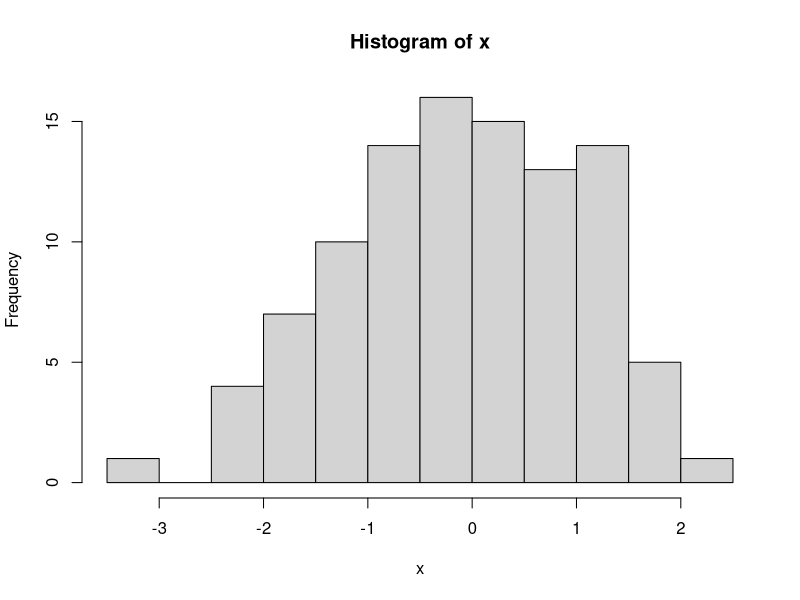
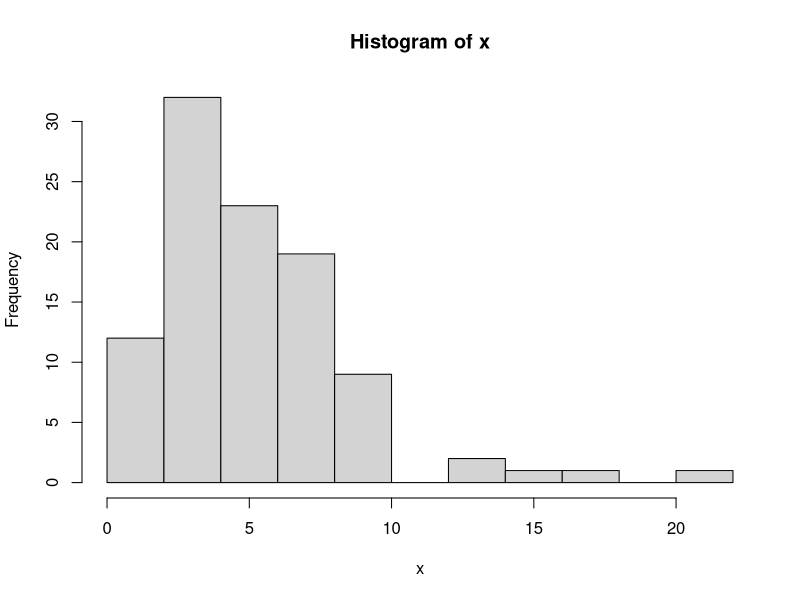
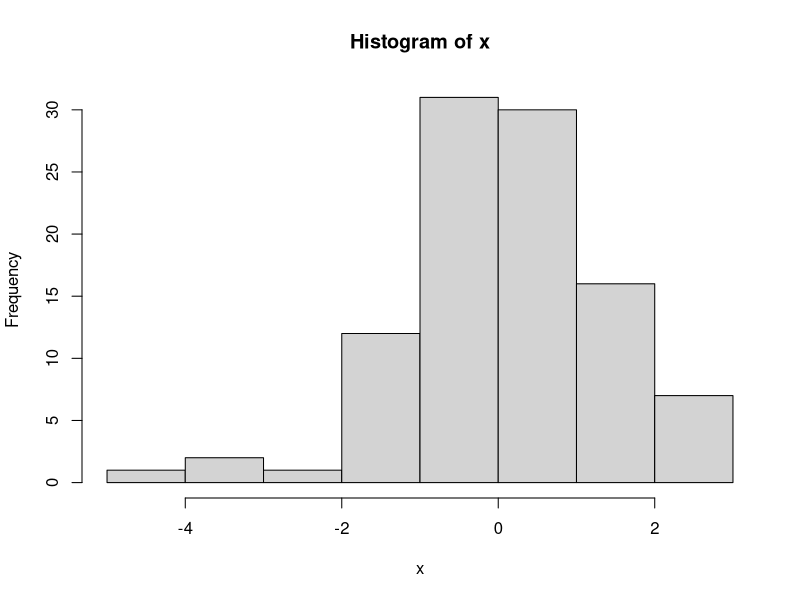
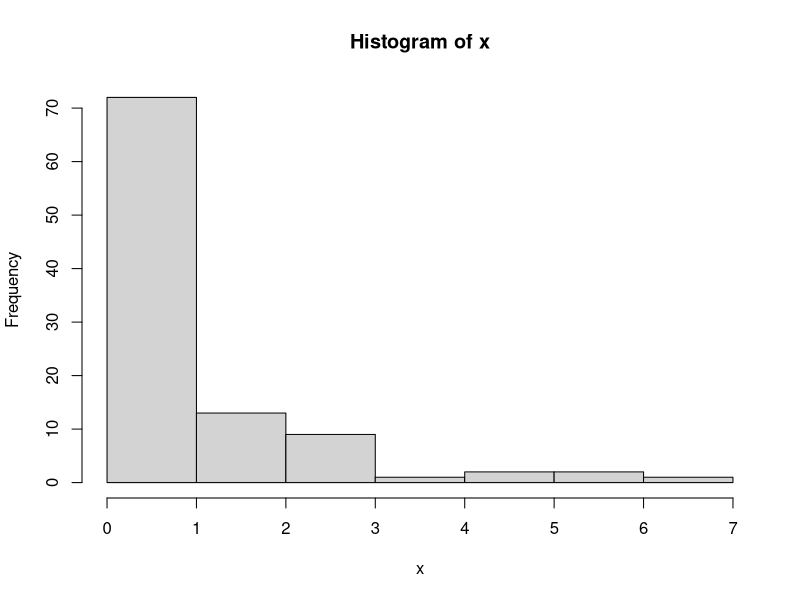
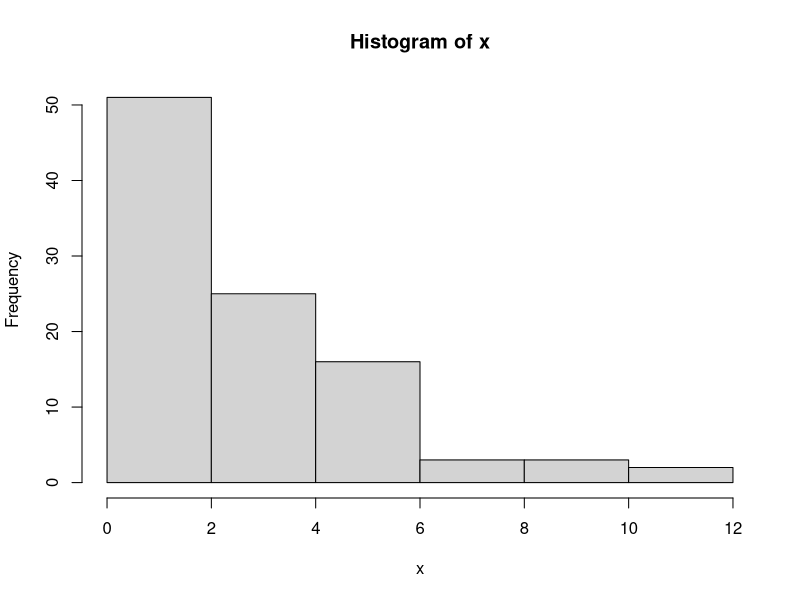
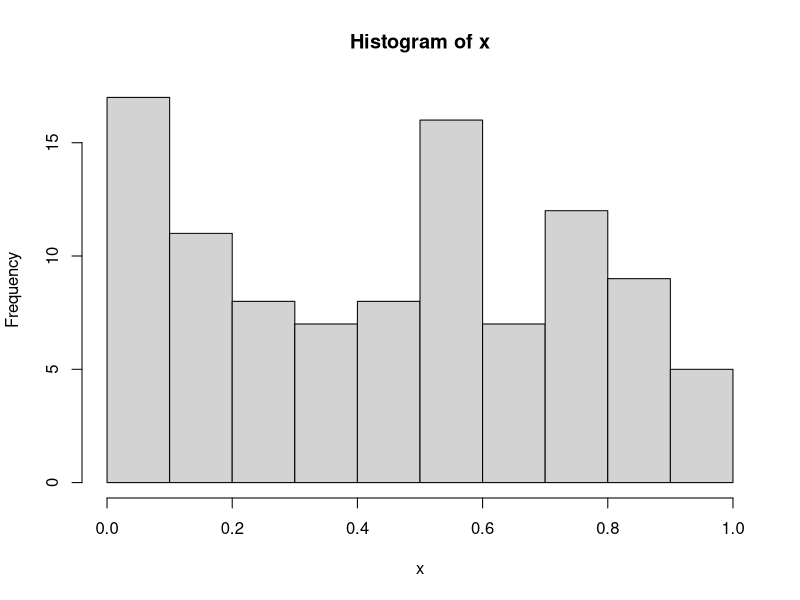
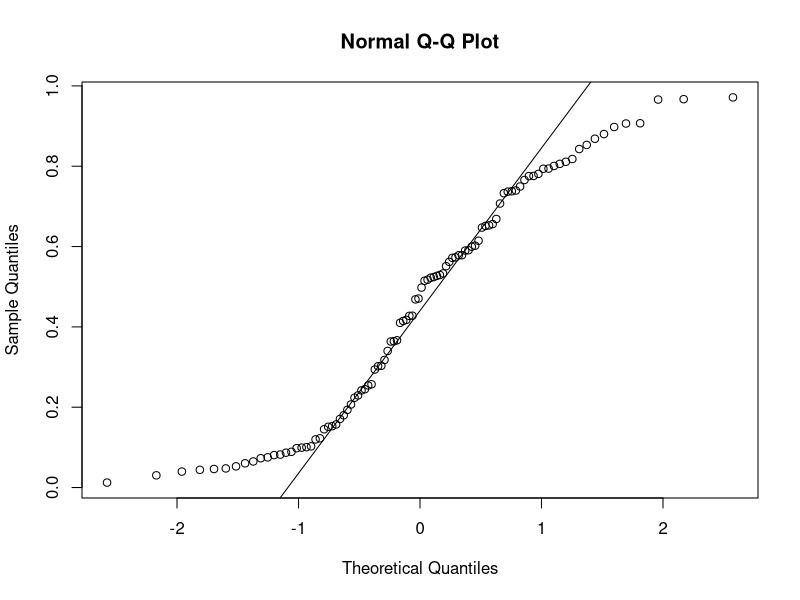
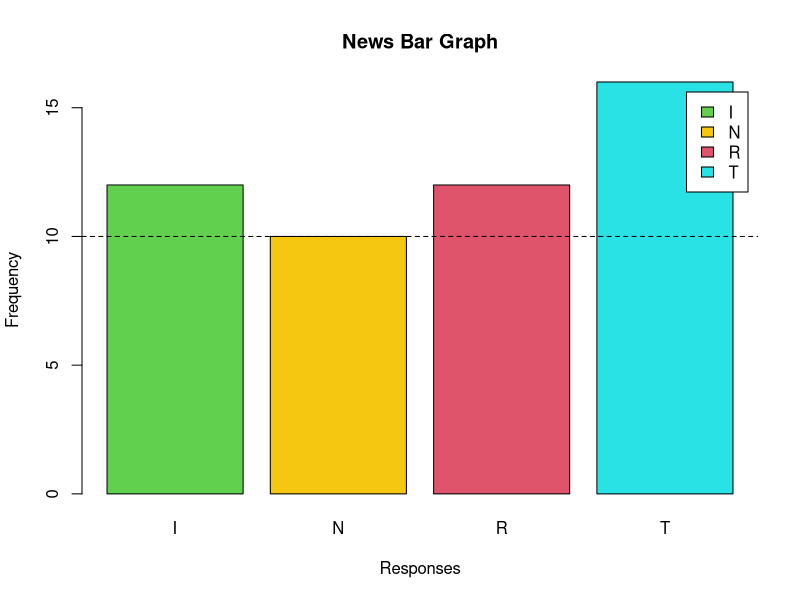

Write R code to recreate these figures, in order.
## ---- chunk 1
knitr::opts_chunk$set(warning = F, message = F, out.width = '50%') 
## ---- chunk 2
set.seed(500517)
## ---- chunk 3
x = rnorm(100)
mean(x)
var(x)
hist(x)
## ---- chunk 4
x = rchisq(100,5)
mean(x)
var(x)
hist(x)
## ---- chunk 5
x = rt(100,5)
mean(x)
var(x)
hist(x)
## ---- chunk 6
x = rf(100,1,Inf)
mean(x)
var(x)
hist(x)
## ---- chunk 7
x = rexp(100, rate = 1/2)
mean(x)
var(x)
hist(x)
## ---- chunk 8
x = runif(100,0,1)
mean(x)
var(x)
hist(x)
## ---- chunk 9
qqnorm(x)
qqline(x)
## ---- chunk 10
news <- c("N", "N", "T", "T", "T", "I", "R", "R", "I", "T", 
          "I", "N", "R", "R", "I", "N", "N", "I", "T", "N", 
          "I", "R", "T", "T", "T", "T", "N", "R", "R", "I", 
          "R", "R", "I", "N", "T", "R", "T", "I", "I", "T", 
          "T", "I", "N", "T", "T", "I", "R", "N", "R", "T")
## ---- chunk 11
freq.table = table(news)
rel.table = prop.table(freq.table)
cbind("Freq" = freq.table, "Relative Frequency" = rel.table )
## ---- chunk 12
barplot(freq.table, col = c(3, 7, 10, 13), xlab = "Responses", ylab = "Frequency", main = "News Bar Graph",legend = T)
abline(h=10, lty = "dashed")
## ---- chunk 13
pie(freq.table, labels = c("Internet","Newspaper", "Radio","Television"), main = "News Pie Graph", cex.main = 1.3,col = c(3, 7, 10, 13))
## ---- chunk 14
VADeaths
## ---- chunk 15
barplot(VADeaths, legend = T,beside = T, col = c("red", "green", "blue", "purple","orange"))
## ---- chunk 16
barplot(VADeaths, legend = T,beside = T, col = c("red", "green", "blue", "purple","orange"), ylim = c(0,120))
## ---- chunk 17
par(mar = c(5.1,10.1,4.1,1.1))
barplot(VADeaths["60-64",], legend = T, col = rainbow(4), horiz = T, las = 1, xlim = c(0,60))
## ---- chunk 18
school <- c(23, 22, 29, 19, 12, 18, 17, 30, 11, 27,
            11, 18, 26, 25, 20, 25, 15, 24, 21, 31, 
            29, 14, 22, 25, 29, 24, 12, 30, 27, 21,
            27, 25, 21, 14, 28, 17, 17, 24, 20, 26,
            13, 20, 27, 26, 17, 18, 25, 21, 33, 29)
## ---- chunk 19
stem(school)
## ---- chunk 20
hist(school, breaks = c(9,13,18,23,28,33), main = "School Data", xlab = "Time to get to school", xlim = c(5,35), freq = T)
## ---- chunk 21

freq.table = table(cut(school, breaks = c(9,13,18,23,28,33)))
rel.table = prop.table(freq.table)
freq.table = cbind("Freq" = freq.table, "Relative Frequency" = rel.table)
rownames(freq.table) = c("9-13","14-18","19-23", "24-28", "29-33")
freq.table
## ---- chunk 22
hist(school, freq=F)
lines(density(school))
## ---- chunk 23
head(iris)
## ---- chunk 24
boxplot(iris$Sepal.Length)
## ---- chunk 25
boxplot(iris$Sepal.Length ~ iris$Species,xlab = "Iris Species", ylab = "Iris Sepal Length", cex.lab = 1.5, cex.axis = 1.3)
## ---- chunk 26
plot(data = iris, Sepal.Length~Sepal.Width)
## ---- chunk 27
plot(data = iris, Sepal.Length~Sepal.Width)
points(Sepal.Length~ Sepal.Width, subset=(Species=="setosa"), data = iris, col = "red", pch = 22)
points(iris$Sepal.Width[iris$Species == "versicolor"], iris$Sepal.Length[iris$Species == "versicolor"], col = "green", pch = 19)
points(iris$Sepal.Width[iris$Species == "virginica"], iris$Sepal.Length[iris$Species == "virginica"], col = "blue", pch = 24)
## ---- chunk 28
plot(c(1.8,4.5),c(4.2,8), type = "n", xlab = "Sepal.Width", ylab = "Sepal.Length")
points(iris$Sepal.Width[iris$Species == "setosa"], iris$Sepal.Length[iris$Species == "setosa"], col = "red", pch = 22)
points(iris$Sepal.Width[iris$Species == "versicolor"], iris$Sepal.Length[iris$Species == "versicolor"], col = "green", pch = 19)
points(iris$Sepal.Width[iris$Species == "virginica"], iris$Sepal.Length[iris$Species == "virginica"], col = "blue", pch = 24)

legend(x=4, y=8, legend=c("setosa","versicolor","virginica"), col= c("red","green","blue"), pch = c(22,19,24))
## ---- chunk 29
head(EuStockMarkets)
## ---- chunk 30
plot(EuStockMarkets)
## ---- chunk 31
stock <- as.data.frame(EuStockMarkets)
stock$time <- time(EuStockMarkets)  
head(stock)
## ---- chunk 32
plot(DAX ~ time, data = stock, lty = 1, type = "l")
fit = lm(DAX~time, data = stock)
abline(fit, col = "blue", lwd = 3)
## ---- chunk 33
plot(c(1991,1999),c(1400,8450), type = "n", xlab = "Time", ylab = "Daily closing prices")
points(DAX~time, data = stock, lty = 1,type = "l")
points(SMI~time, data = stock, lty = 2,type = "l")
points(CAC~time, data = stock, lty = 3, col = "blue",type = "l", lwd = 2)
points(FTSE~time, data = stock, lty = 1, col = "red",type = "l")
legend("topleft", legend=c("DAX","SMI", "CAC", "FTSE"), col=c("black", "black", "blue", "red"), lty=c(1,2,3,1), lwd=c(1,1,2,1))
## ---- chunk 34
jpeg(filename = "stock.jpg")
plot(c(1991,1999),c(1400,8450), type = "n", xlab = "Time", ylab = "Daily closing prices")
points(DAX~time, data = stock, lty = 1,type = "l")
points(SMI~time, data = stock, lty = 2,type = "l")
points(CAC~time, data = stock, lty = 3, col = "blue",type = "l", lwd = 2)
points(FTSE~time, data = stock, lty = 1, col = "red",type = "l")
legend("topleft", legend=c("DAX","SMI", "CAC", "FTSE"), col=c("black", "black", "blue", "red"), lty=c(1,2,3,1), lwd=c(1,1,2,1))
dev.off()
